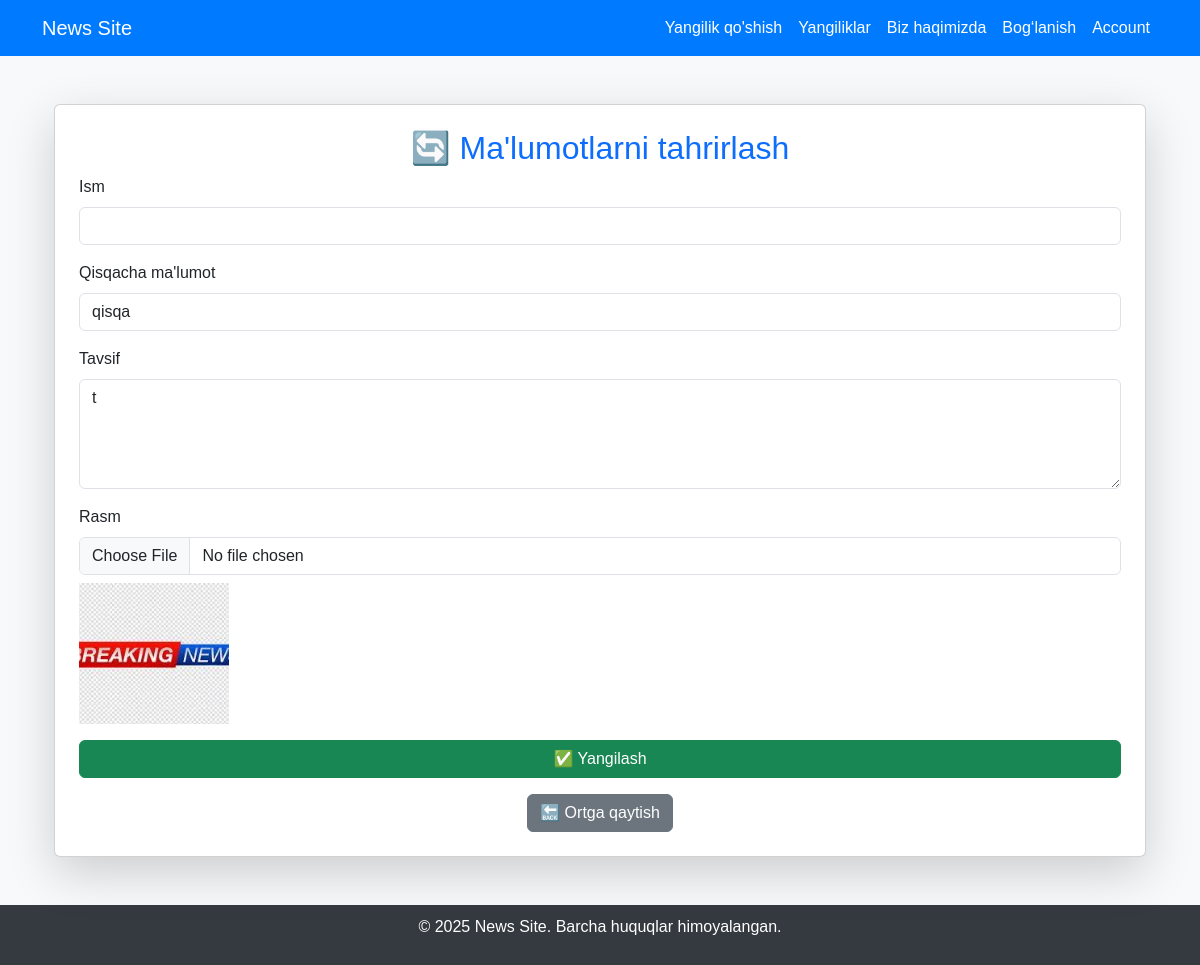
The page /update/4/ on the database its author committed.
### app_1/models.py (models this page shows, shortened)
class User(models.Model):
    author = models.CharField(max_length=100, null=True, blank=True)
    short_info = models.CharField(max_length=200)
    description = models.TextField()
    image = models.FileField(upload_to='user_images/')
    created_at = models.DateTimeField(auto_now_add=True)
    updated_at = models.DateTimeField(auto_now=True)
    class Meta:
        ordering = ['-created_at']
        verbose_name = 'Users'

### app_1/views.py (the view, shortened to what this page needs)
# urls.py: path('update/<int:id>/', update, name='update'),
def update(request, id):
    user = get_object_or_404(User, id=id)
    return render(request, 'update.html', {'user': user})

### app_1/templates/update.html (shortened to what this page needs)
{% extends 'base.html' %}
{% block content %}
<div class="container my-5">
    <div class="card shadow-lg p-4">
        <h2 class="text-center text-primary">🔄 Ma'lumotlarni tahrirlash</h2>
        <form method="post" enctype="multipart/form-data">
            <div class="mb-3">
                <label class="form-label">Ism</label>
                <input type="text" name="name" class="form-control" value="{{ user.name }}">
            </div>
            <div class="mb-3">
                <label class="form-label">Qisqacha ma'lumot</label>
                <input type="text" name="short_info" class="form-control" value="{{ user.short_info }}">
            </div>
            <div class="mb-3">
                <label class="form-label">Tavsif</label>
                <textarea name="description" class="form-control" rows="4">{{ user.description }}</textarea>
            </div>
            <div class="mb-3">
                <label class="form-label">Rasm</label>
                <input type="file" name="image" class="form-control">
                {% if user.image %}
                    <img src="{{ user.image.url }}" alt="Hozirgi rasm" class="mt-2" width="150">
                {% endif %}
            </div>
            <button type="submit" class="btn btn-success w-100">✅ Yangilash</button>
        </form>
        <div class="text-center mt-3">
            <a href="{% url 'app1:details' user.id %}" class="btn btn-secondary">🔙 Ortga qaytish</a>
        </div>
    </div>
</div>
{% endblock %}

### app_1/templates/base.html (style rules this page uses)
body { font-family: Arial, sans-serif; background-color: #f8f9fa; }

### rows shown on the page
User: short_info "qisqa", description "t", image (picture)
